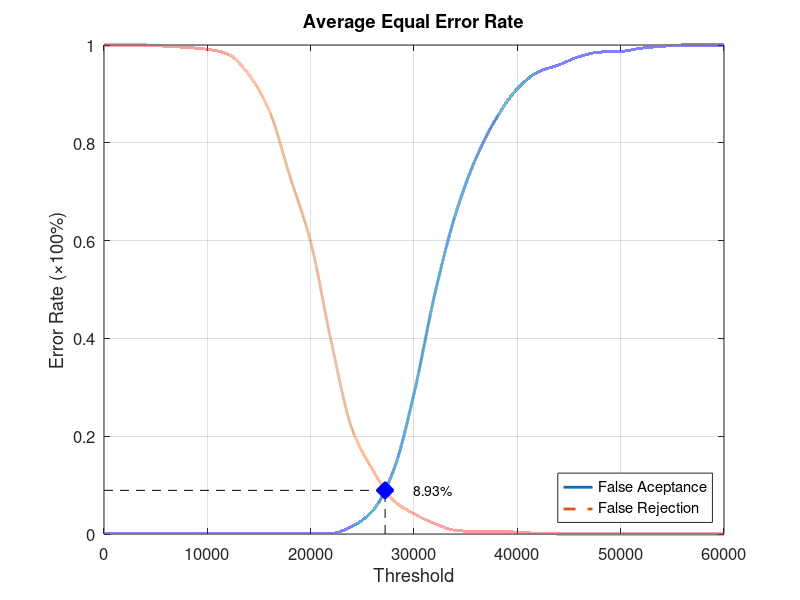
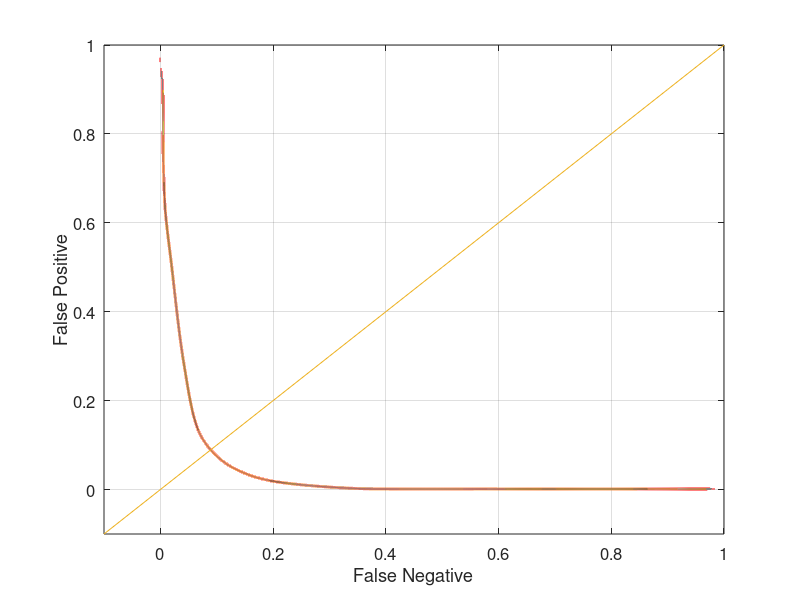

Write MATLAB code to recreate these figures, in order.
function yEER = Experiment4Average
close all;
clear;
clc;
x = 0:2000:60000;
xq = 0:0.5:60000;

y0 = [0 0.00131579 0.00131579 0.00131579 0.00131579 0.00131579 0.00131579 0.00131579 0.00131579 0.00131579 0.00131579 0.00131579 0.0157895 0.0473684 0.128947 0.286842 0.489474 0.652632 0.768421 0.851316 0.910526 0.944737 0.959211 0.976316 0.985526 0.986842 0.993421 0.997368 1 1 1];
yy0 = interp1(x, y0, xq, 'pchip');
y1 = [1 1 1 0.9975 0.995 0.99125 0.98125 0.94 0.865 0.73125 0.5975 0.3925 0.215 0.13125 0.06875 0.04125 0.02125 0.0075 0.005 0.005 0.00375 0.00125 0 0 0 0 0 0 0 0 0];
yy1 = interp1(x, y1, xq, 'pchip');

% Calculating EER: 
y2 = abs(y0 - y1);
find(y2 == min(y2))
yy2 = abs(yy0 - yy1);
xEER = find(yy2 == min(yy2));
xEERIndex = xq(xEER) % X-axis EER
yEER = yy0(xEER) % Y-axis EER

main = figure
plot(xq, yy0,'-','LineWidth', 2);	hold on
plot(xq, yy1,'--','LineWidth', 2);	hold on
plot([xEERIndex xEERIndex], [0 yEER], 'k--');	hold on
plot([0 xEERIndex], [yEER yEER], 'k--');	hold on
plot(xEERIndex, yEER, 'bx', 'LineWidth', 10);	hold on
text(xEERIndex + 10 * xEERIndex / 100, yEER, [num2str(round((10000 * yEER)) / 100) '%'])
legend('False Aceptance', 'False Rejection', 'Location', 'SouthEast')
xlabel('Threshold')
ylabel('Error Rate (\times100%)')
title('Average Equal Error Rate')
set(gca, 'FontSize', 12)
axis([0 60000 0 1])
grid on

print(main, 'Experiment4AverageMain', '-dpng');
FNRxFPR = figure('Color', [1 1 1]);
plot(yy1, yy0, '-', yy1, yy0, 'LineWidth', 2);
hold on
y = -0.1:0.1:1
plot(y, y); 
set(gca, 'FontSize', 12)
xlabel('False Negative')
ylabel('False Positive')
axis([-0.1 1 -0.1 1])
set(gca, 'FontSize', 12)
grid on

print(FNRxFPR, 'Experiment4AverageFNRxFPR','-dpng');
end
